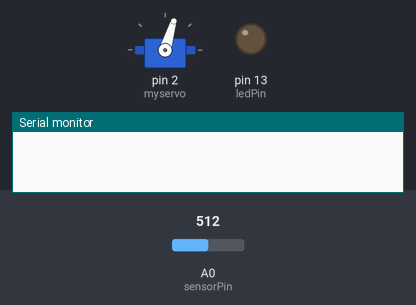
A sketch run on a simulated Arduino Uno, built with avr-gcc and run on an emulated ATmega328P. On the bench: servo, output pins drawn as LEDs (lit = HIGH), the last lines printed to the serial monitor. The inputs (shaded band) are chosen by the test bench; at power-on: A0 (sensorPin) = 512. At 2.0 s the program stops and its outputs stay as they are.

Above: at 0.1 s.
At 1.3 s:
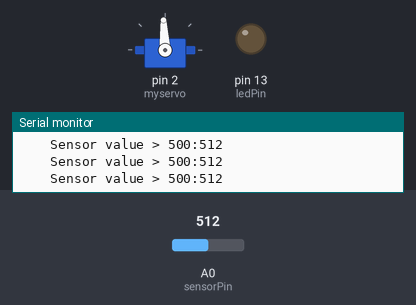
1.4 s: A0 (sensorPin) set to 490
At 1.9 s:
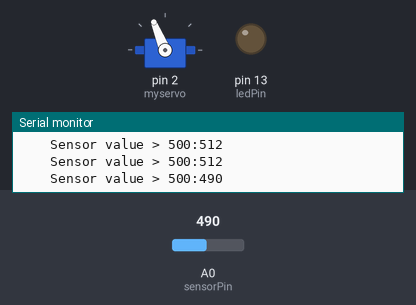
Timing chart, 0 to 3.5 s (numbered marks = the images above; inputs shaded):
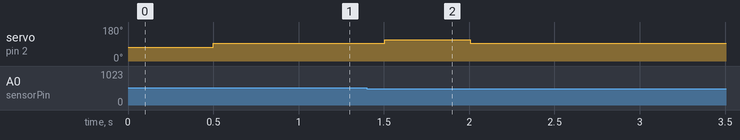

The sketch:

LaserKiteReceiver.ino
```cpp
int sensorPin = A0;    // select the input pin for the potentiometer
int ledPin = 13;      // select the pin for the LED
int sensorValue = 0;  // variable to store the value coming from the sensor

#include <Servo.h>

Servo myservo;

void setup() {
  pinMode(ledPin, OUTPUT);
  myservo.attach(2);
  Serial.begin(9600);
}

void loop() {
  myservo.writeMicroseconds(1300);
  delay(500);
  myservo.writeMicroseconds(1500);
  while(1)
    {
    sensorValue = analogRead(sensorPin);
    while(sensorValue < 500)
    {
       sensorValue = analogRead(sensorPin);
       Serial.print("Sensor value < 500:");
       Serial.println(sensorValue);
       delay(100);
    }
    while(sensorValue > 500)
    {
       sensorValue = analogRead(sensorPin);
       Serial.print("    Sensor value > 500:");
       Serial.println(sensorValue);
       delay(100);
    }
    while(1)
    {
      myservo.writeMicroseconds(1700);
      delay(500);
      myservo.writeMicroseconds(1500);
      //delay(100);// waits for the servo to get there
      while(1)
      {
      }
    }
    }
}
```

Measured:
- after the input at 1.4 s, servo on pin 2 (myservo): 93° → 112° after 0.11 s, → 93° 0.50 s later
